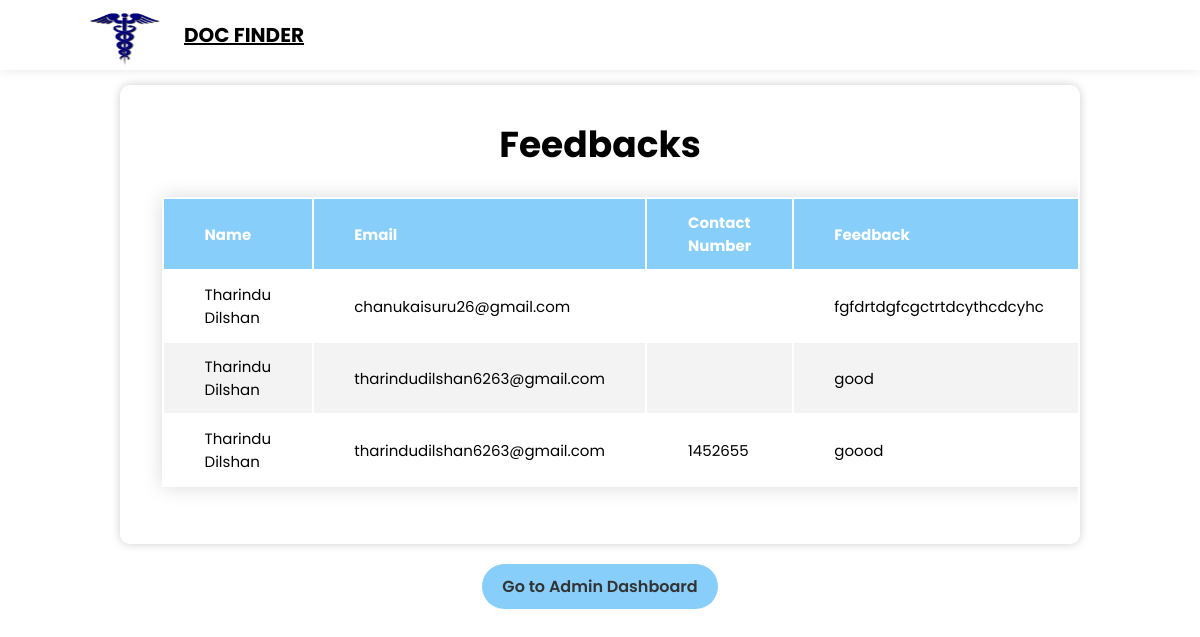
The app's page /feedback_view.php with its own data.
### tables this page shows
CREATE TABLE `feedback` (
  `id` int(11) NOT NULL,
  `name` varchar(255) NOT NULL,
  `email` varchar(255) NOT NULL,
  `contact_number` varchar(20) DEFAULT NULL,
  `feedback_text` text NOT NULL,
  `submitted_at` timestamp NOT NULL DEFAULT current_timestamp()
);

### feedback_view.php (the view, shortened to what this page needs)
<?php
include 'database.php';
$sql = "SELECT name, email, contact_number, feedback_text, submitted_at FROM feedback ORDER BY submitted_at DESC";
$result = $conn->query($sql);
?>
<!DOCTYPE html>
<html lang="en">
<head>
    <link rel="stylesheet" href="resources/css/feedback_view.css">
</head>
<body>
    <div class="headers">
        <a href="#" class="logo">
            <div class="lo">
                <img src="resources/img/doc_logo.png" style="width: 100px; height:65px">
            </div> DOC FINDER
        </a>
    </div>
    <section id="feedback-section" class="wrapper">
        <h1>Feedbacks</h1>
        <div class="content-table">
            <table>
                <thead>
                    <tr>
                        <th>Name</th>
                        <th>Email</th>
                        <th>Contact Number</th>
                        <th>Feedback</th>
                    </tr>
                </thead>
                <tbody>
                    <?php
                    if ($result->num_rows > 0) {
                        while($row = $result->fetch_assoc()) {
                            echo "<tr>
                                    <td>" . htmlspecialchars($row['name']) . "</td>
                                    <td>" . htmlspecialchars($row['email']) . "</td>
                                    <td>" . htmlspecialchars($row['contact_number']) . "</td>
                                    <td>" . htmlspecialchars($row['feedback_text']) . "</td>
                                    <td>" . htmlspecialchars($row['submitted_at']) . "</td>
                                </tr>";
                        }
                    } else {
                        echo "<tr><td colspan='5'>No feedbacks found</td></tr>";
                    }
                    ?>
                </tbody>
            </table>
        </div>
    </section>
    <form action="admin_dashboard.html" method="get">
        <button type="submit" class="btn">Go to Admin Dashboard</button>
    </form>
</body>
</html>

### resources/css/feedback_view.css (style rules this page uses)
* { margin: 0; padding: 0; box-sizing: border-box; font-family: "Poppins", sans-serif; }
body { display: flex; flex-direction: column; align-items: center; min-height: 100vh; background-image: url('../img/feedback_veiw.jpg'); background-size: cover; background-repeat: no-repeat; background-position: center; }
html { font-size: 62.5%; overflow-x: hidden; scroll-padding-top: 5.5rem; scroll-behavior: smooth; }
.headers { position: fixed; top: 0; left: 0; right: 0; background: rgba(255, 255, 255, 0.7); padding: 1rem 7%; display: flex; align-items: center; justify-content: space-between; z-index: 1000; height: 70px; box-shadow: 0 0 10px rgba(0, 0, 0, 0.1); }
.headers .logo { color: var(--black); font-size: 2rem; font-weight: bolder; margin-left: 100px; }
.headers .logo img { width: 50px; height: 50px; }
.lo { position: fixed; margin-left: -110px; margin-top: -20px; }
.wrapper { width: 80%; background: transparent; border: 2px solid rgba(255, 255, 255, .2); backdrop-filter: blur(50px); box-shadow: 0 0 10px rgba(0, 0, 0, .2); color: black; border-radius: 10px; padding: 30px 40px; margin-top: 85px; overflow-x: auto; }
.wrapper h1 { font-size: 36px; text-align: center; margin-bottom: 20px; }
.wrapper .content-table { border-collapse: collapse; margin: 25px 0; font-size: 0.9em; min-width: 1000px; border-radius: 5px 5px 0 0; overflow: hidden; box-shadow: 0 0 20px rgba(0, 0, 0, 0.15); }
.wrapper .content-table thead tr { background-color: lightskyblue; color: #ffffff; text-align: left; font-weight: bold; }
.wrapper .content-table th, .content-table td { padding: 12px 40.58px; font-size: 15px; }
.wrapper .content-table tbody tr { border-bottom: 1px solid #dddddd; }
.wrapper .content-table tbody tr:nth-of-type(even) { background-color: #f3f3f3; }
.wrapper .content-table tbody tr:last-of-type { border-bottom: 2px solid lightskyblue; }
.btn { display: inline-block; background: lightskyblue; color: #333; padding: 10px 20px; margin-top: 20px; border: none; border-radius: 40px; cursor: pointer; font-size: 16px; font-weight: 600; text-align: center; }

### records on screen
feedback: name "Tharindu Dilshan", email "chanukaisuru26@gmail.com", feedback_text "fgfdrtdgfcgctrtdcythcdcyhc"
feedback: name "Tharindu Dilshan", email "tharindudilshan6263@gmail.com", feedback_text "good"
feedback: name "Tharindu Dilshan", email "tharindudilshan6263@gmail.com", contact_number "1452655", feedback_text "goood"
